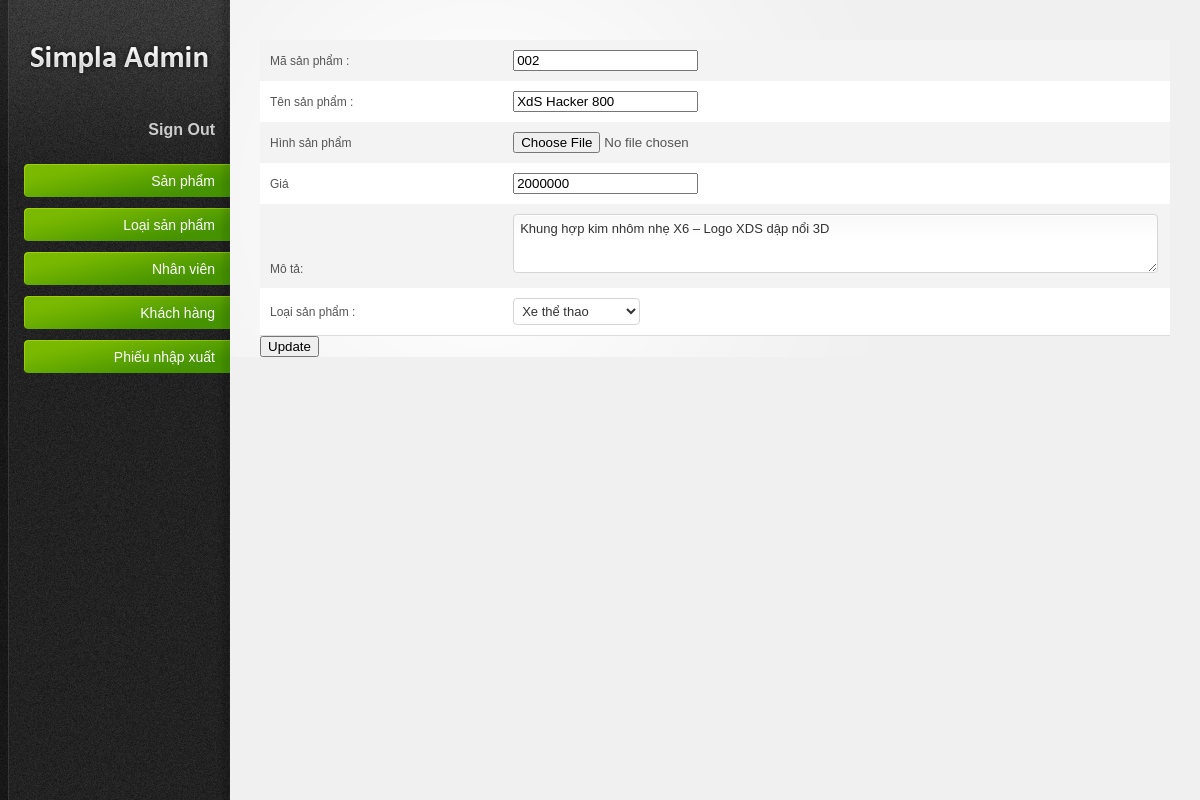
Page /admin/edit.php?masp=002 on the committed database.
### tables this page shows
CREATE TABLE `sanpham` (
  `MaSP` varchar(10) NOT NULL,
  `MaLoai` int(50) NOT NULL,
  `TenSP` varchar(50) NOT NULL,
  `Hinh` varchar(50) NOT NULL,
  `GiaBan` float NOT NULL,
  `mota` varchar(300) NOT NULL
);

### admin/edit.php (the view, shortened to what this page needs)
<?php
include './dbconect/pdo.php';
$sql = 'select * from loaisanpham';
$objStatement = $objPDO->prepare($sql);
$objStatement->execute();
$dataLoai = $objStatement->fetchAll(PDO::FETCH_OBJ);
$m = isset($_GET['masp']) ? $_GET['masp'] : '';
$sql = "select * from sanpham  where MaSP= ? ";
$a = [$m];
$objStatement = $objPDO->prepare($sql);
$objStatement->execute($a);
$data1 = $objStatement->fetch(PDO::FETCH_OBJ);
?>
<!DOCTYPE html PUBLIC "-//W3C//DTD XHTML 1.0 Strict//EN" "http://www.w3.org/TR/xhtml1/DTD/xhtml1-strict.dtd">
<html xmlns="http://www.w3.org/1999/xhtml">
<head>
	<link rel="stylesheet" href="resources/css/reset.css" type="text/css" media="screen" />
	<link rel="stylesheet" href="resources/css/style.css" type="text/css" media="screen" />
	<link rel="stylesheet" href="resources/css/invalid.css" type="text/css" media="screen" />
</head>
<body>
	<div id="body-wrapper">
		<?php include './pages/sidebar.php' ?>
		<div id="main-content">
			<form action="update.php" method="post" enctype="multipart/form-data">
				<table class="table">
					<tbody>
						<tr>
							<td scope="row"> Mã sản phẩm :</td>
							<td><input type="text" name="masp" value='<?php echo $data1->MaSP ?>' readonly></td>
						</tr>
						<tr>
							<td scope="row">Tên sản phẩm :</td>
							<td><input type="text" name="ten" value='<?php echo $data1->TenSP ?>'></td>
						</tr>
						<tr>
							<td>Hình sản phẩm  </td>
							<td><input type="file" name="hinh" value='<?php echo $data1->Hinh ?>'></td>
						</tr>
						<tr>
							<td>Giá</td>
							<td><input type="number" name="gia" value='<?php echo $data1->GiaBan ?>'></td>
						</tr>
						<tr>
							<td>Mô tả:</td>
							<td><textarea name="mota" id="" cols="30" rows="3" value=''><?php echo $data1->mota ?></textarea></td>
						</tr>
						<tr>
							<td>Loại sản phẩm : </td>
							<td>
								<select name="loai" id="">
									<?php
									foreach ($dataLoai as $r) {
										$selected = '';
										if ($r->MaLoai == $data1->MaLoai) $selected = ' selected ';
									?>
										<option value="<?php echo $r->MaLoai ?>" <?php echo $selected ?>>
											<?php echo $r->TenLoai ?></option>
									<?php
									}
									?>
								</select>
							</td>
						</tr>
					</tbody>
				</table>
				<input type="submit" value="Update">
			</form>
		</div>
	</div>
</body>
</html>

### admin/resources/css/style.css (style rules this page uses)
html { font-size: 100%; height: 100%; margin-bottom: 1px; }
body { font-family: Arial, Helvetica, sans-serif; color: #555; background: #f0f0f0 url('../images/bg-body.gif') top left repeat-y; font-size: 12px; }
#body-wrapper { background: url('../images/bg-radial-gradient.gif') fixed 230px top no-repeat; }
#main-content { margin: 0 30px 0 260px; padding: 40px 0 0 0; }
#main-content table { width: 100%; border-collapse: collapse; }
#main-content tbody { border-bottom: 1px solid #ddd; }
#main-content tbody tr { background: #fff; }
#main-content tbody tr.alt-row { background: #f3f3f3; }
#main-content table td, #main-content table th { padding: 10px; line-height: 1.3em; }
form input.text-input, form select, form textarea, form .wysiwyg { padding: 6px; font-size: 13px; background: #fff url('../images/bg-form-field.gif') top left repeat-x; border: 1px solid #d5d5d5; color: #333; }
form textarea { width: 97.5% !important; font-family: Arial, Helvetica, sans-serif; }
form select { padding: 4px; background: #fff; }

### admin/resources/css/invalid.css (style rules this page uses)
.button, #main-content table tfoot td .bulk-actions select, .pagination a.number, form input.text-input, form textarea, form .wysiwyg, form select, .dp-popup { -moz-border-radius: 4px; -webkit-border-radius: 4px; border-radius: 4px; }

### rows in the picture
sanpham: masp "002", ten "XdS Hacker 800", gia "2000000", mota "Khung hợp kim nhôm nhẹ X6 – Logo XDS dập nổi 3D"

### other values in the picture
form field loai "Xe thể thao"
